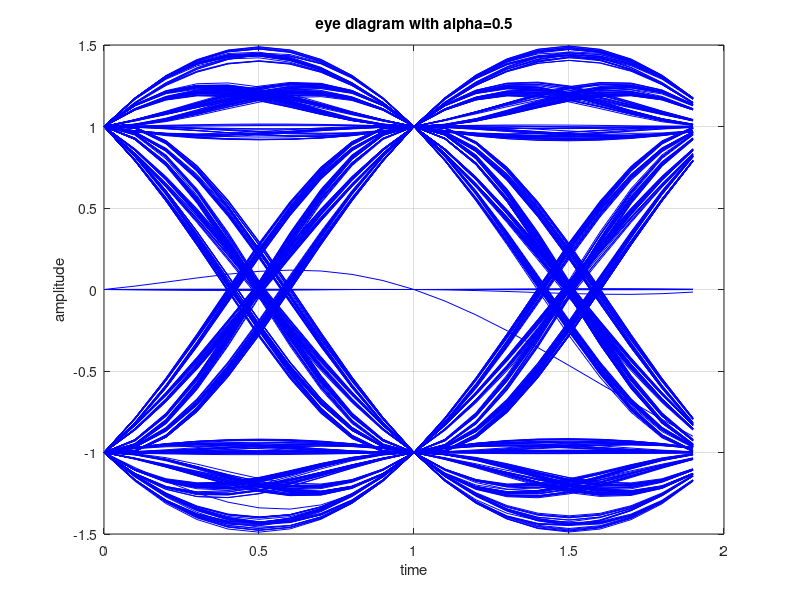
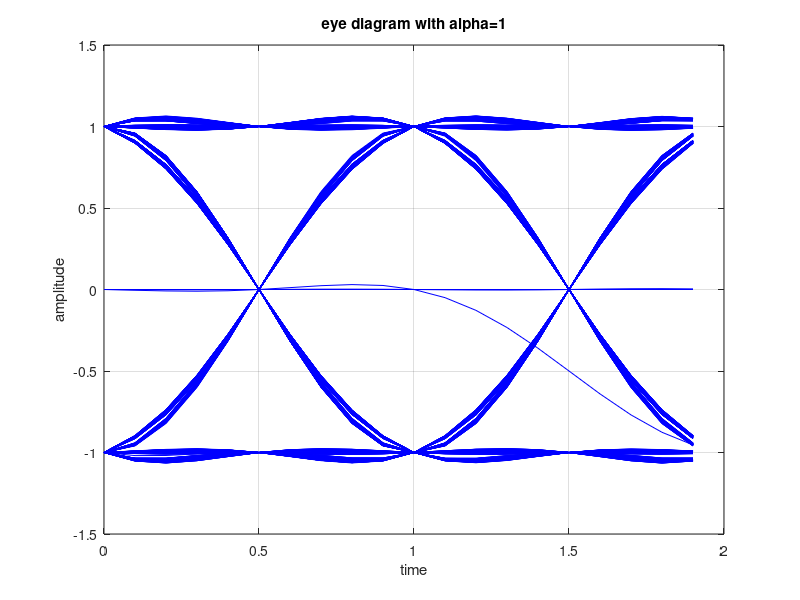

Reproduce these figures in MATLAB, in order.

clear 
N  = 10^3; % number of symbols
am = 2*(rand(1,N)>0.5)-1 + j*(2*(rand(1,N)>0.5)-1); % generating random binary sequence
fs = 10; % sampling frequency in Hz

% defining the sinc filter
sincNum = sin(pi*[-fs:1/fs:fs]); % numerator of the sinc function
sincDen = (pi*[-fs:1/fs:fs]); % denominator of the sinc function
sincDenZero = find(abs(sincDen) < 10^-10);
sincOp = sincNum./sincDen;
sincOp(sincDenZero) = 1; % sin(pix/(pix) =1 for x =0

% raised cosine filter
alpha = 0.5;
cosNum = cos(alpha*pi*[-fs:1/fs:fs]);
cosDen = (1-(2*alpha*[-fs:1/fs:fs]).^2);
cosDenZero = find(abs(cosDen)<10^-10);
cosOp = cosNum./cosDen;
cosOp(cosDenZero) = pi/4;

gt_alpha5 = sincOp.*cosOp;

alpha = 1;
cosNum = cos(alpha*pi*[-fs:1/fs:fs]);
cosDen = (1-(2*alpha*[-fs:1/fs:fs]).^2);
cosDenZero = find(abs(cosDen)<10^-10);
cosOp = cosNum./cosDen;
cosOp(cosDenZero) = pi/4;
gt_alpha1 = sincOp.*cosOp;

% upsampling the transmit sequence 
amUpSampled = [am;zeros(fs-1,length(am))];
amU = amUpSampled(:).';

% filtered sequence
st_alpha5 = conv(amU,gt_alpha5);
st_alpha1 = conv(amU,gt_alpha1);

% taking only the first 10000 samples 
st_alpha5 = st_alpha5([1:10000]);
st_alpha1 = st_alpha1([1:10000]);

st_alpha5_reshape = reshape(st_alpha5,fs*2,N*fs/20).';
st_alpha1_reshape = reshape(st_alpha1,fs*2,N*fs/20).';

close all
figure;
plot([0:1/fs:1.99],real(st_alpha5_reshape).','b');   
title('eye diagram with alpha=0.5');
xlabel('time')
ylabel('amplitude') 
axis([0 2 -1.5 1.5])
grid on

figure;
plot([0:1/fs:1.99],real(st_alpha1_reshape).','b');  
title('eye diagram with alpha=1') 
xlabel('time')
ylabel('amplitude') 
axis([0 2 -1.5 1.5 ])
grid on




